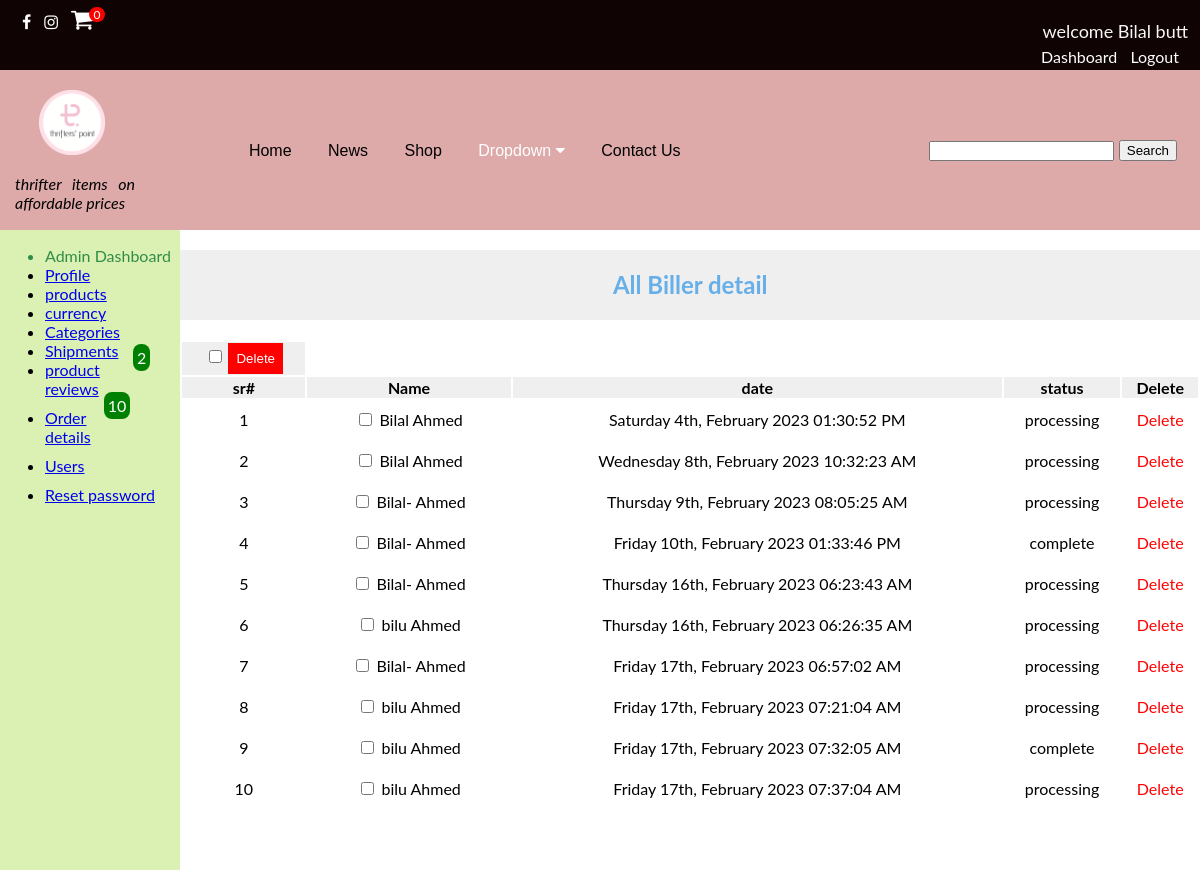
The app's page /admin/forms/customerorddet.php (signed in) with its own data.
### tables this page shows
CREATE TABLE `site_info` (
  `id` int(11) NOT NULL,
  `sitelogo` varchar(255) NOT NULL DEFAULT 'sitelogo.png',
  `tagline` varchar(255) NOT NULL DEFAULT 'saifi logos'
);

CREATE TABLE `biller_info` (
  `id` int(11) NOT NULL,
  `firstname` varchar(255) NOT NULL,
  `lastname` varchar(255) NOT NULL,
  `country` varchar(255) NOT NULL,
  `address` varchar(255) NOT NULL,
  `city` varchar(255) NOT NULL,
  `postcode` tinyint(15) NOT NULL,
  `phone` text NOT NULL,
  `email` varchar(255) NOT NULL,
  `date` varchar(255) NOT NULL,
  `status` varchar(255) NOT NULL DEFAULT 'processing'
);

### admin/forms/customerorddet.php (the view, shortened to what this page needs)
<?php
require_once(dirname(dirname(dirname(__FILE__))) . '/Database/database.php');
?>
<!DOCTYPE html>
<html lang="en">
<head>
    <link rel="stylesheet" href="https://cdnjs.cloudflare.com/ajax/libs/font-awesome/4.7.0/css/font-awesome.min.css">
    <link rel="stylesheet" href="../../css/style.css">
    <link rel="stylesheet" href="../admin.css">
    <link rel="stylesheet" href="https://unpkg.com/purecss@2.0.6/build/pure-min.css">
</head>
<body>
    <div class="topbar">
        <?php require_once(dirname(dirname(dirname(__FILE__))) . '/inc/topbar.php'); ?>
    </div>
    <div class="header">
        <header>
            <?php require_once(dirname(dirname(dirname(__FILE__))) . '/inc/header.php'); ?>
        </header>
    </div>
    <div class="rows">
        <div class="adminsidenav">
            <?php require '../admindashboard.php'; ?>
        </div>
        <?php
        $n = 1;
        $sql = "SELECT * from  biller_info";
        $result = mysqli_query($conn, $sql) or die("database error:" . mysqli_error($conn));
        if ($result->num_rows > 0) {
            ?>
            <div style=width:100%; class="shopdisplay">
                <h2>All Biller detail</h2>
                <form method="post" action="customerorddet.php">
                    <table style=width:100%>
                        <thead>
                            <th><input id='checkAll' type="checkbox" /> <button
                                    style=color:white;background:red;padding:8px;border:none;cursor:pointer; name="del-btn"
                                    class="saifidelbtn">Delete</button></th>
                            <tr>
                                <th>sr#</th>
                                <th>Name</th>
                                <th>date</th>
                                <th>status</th>
                                <th>Delete</th>
                            </tr>
                        </thead>
                        <?php
                        foreach ($result as $results) {
                            ?>
                            <tbody>
                                <tr>
                                    <td>
                                        <?php echo $n++; ?>
                                    </td>
                                    <td style=padding:10px><a style=text-decoration:none;color:black;
                                            href="customerbilldet.php?order=<?php echo $results['date'] ?>"><input id="checkItem"
                                                type="checkbox" name="delete[]" value="<?php echo $results['date'] ?>"> <?php
                                                  echo $results['firstname'] ?>         <?php echo $results['lastname'] ?></a></td>
                                    <td><a style=text-decoration:none;color:black
                                            href="customerbilldet.php?order=<?php echo $results['date'] ?>"><?php echo date('l jS, F Y h:i:s A', $results['date']) ?></a></td>
                                    <td><a style=text-decoration:none;color:black
                                            href="customerbilldet.php?order=<?php echo $results['date'] ?>"><?php echo $results['status'] ?></a></td>
                                    <td><a style=color:red;text-decoration:none
                                            href="customerorddet.php?id=<?php echo $results['date'] ?>">Delete</a></td>
                                </tr>
                            </tbody>
                            <?php
                        }
                        ?>
                    </table>
                </form>
                <?php
        } else {
            echo "<p style=color:red;padding:5px;margin-left:3px;width:100%;height:50%;background:lightgray;text-align:center> No order placed yet</p>";
        }
        ?>
        </div>
    </div>
</body>
</html>

### inc/topbar.php (shortened to what this page needs)
<?php
$countcart =0;
?>
<div class="socialicon">
    <a href="#" class="fa fa-facebook"></a>
    <a href="#" class="fa fa-instagram"></a>
    <a href="http://localhost/webapp/pages/cart.php"><i class="fa fa-cart" style="font-size:24px">&#xf07a;</i></a>
    <span class='badge badge-warning' id='lblCartCount'><?php echo $countcart;?></span>
</div>
<div class="authnav">
<?php
if(isset($_SESSION['username']) && !empty($_SESSION['username']) )
{
?>
<div class ="welcomenote"> <?php echo "welcome  ".($_SESSION['username'])?></div>
<?php if(($_SESSION['role'])=='admin'){
     echo '<a href="http://localhost/webapp/admin/controlpanel.php">Dashboard</a>
           <a href="http://localhost/webapp/auth/logout.php">Logout</a>';
}elseif(($_SESSION['role'])=='subscriber'){
    echo '<a href="http://localhost/webapp/customer/customer.php">Dashboard</a>
           <a href="http://localhost/webapp/auth/logout.php">Logout</a>';
}
   elseif(($_SESSION['role'])!='admin'){
echo '<a href="http://localhost/webapp/auth/logout.php">Logout</a>';
}
     }else{
      echo '<a href="http://localhost/webapp/auth/login.php">Login</a>
     <a href="http://localhost/webapp/auth/registration.php">Register</a>';
     }
 ?>
</div>

### inc/header.php (shortened to what this page needs)
<?php
require_once(dirname(dirname(__FILE__)) . '/Database/database.php');
?>
<div class="headercontaianer">
<div class="collapsemenu" >
<div class="sitelogo">
<?php $actual_link = 'http://'.$_SERVER['HTTP_HOST'].$_SERVER['PHP_SELF'];?>
<?php
$q = "SELECT * from site_info";
$result = mysqli_query($conn, $q) or die(mysqli_error($conn));
$results=mysqli_fetch_array($result);
if($actual_link != "http://localhost/webapp/admin/forms/addproduct.php"
  && $actual_link != "http://localhost/webapp/admin/forms/allproducts.php"
  && $actual_link != "http://localhost/webapp/admin/forms/editproduct.php"
  && $actual_link != "http://localhost/webapp/admin/forms/productimggallery.php"
  && $actual_link != "http://localhost/webapp/admin/forms/addgalleryimages.php"
  && $actual_link != "http://localhost/webapp/admin/forms/addnewcat.php"
  && $actual_link != "http://localhost/webapp/admin/forms/editcategory.php"
  && $actual_link != "http://localhost/webapp/admin/forms/reviews.php"
  && $actual_link != "http://localhost/webapp/admin/forms/customerorddet.php"
  && $actual_link != "http://localhost/webapp/admin/forms/customerbilldet.php"
  && $actual_link != "http://localhost/webapp/admin/forms/users.php"
  && $actual_link != "http://localhost/webapp/admin/forms/edituser.php"
  && $actual_link != "http://localhost/webapp/admin/forms/currency.php"
  && $actual_link != "http://localhost/webapp/admin/forms/siteinfo.php"
  && $actual_link != "http://localhost/webapp/admin/forms/allproductedit.php"
  && $actual_link != "http://localhost/webapp/admin/forms/shipment.php"
  && $actual_link != "http://localhost/webapp/admin/forms/adminprofile.php"
  && $actual_link != "http://localhost/webapp/admin/forms/retypepassword.php"){
echo '<a href="http://localhost/webapp/pages/home.php" ><img  class="logoimage" src="../images/'.$results['sitelogo'].'"></a>';
  echo '<p style=display:block;margin-left:15px;font-style:italic;width:120px;> '.$results['tagline'].' </p>';
}else{
  echo '<a href="http://localhost/webapp/pages/home.php" ><img  class="logoimage" src="../../images/'.$results['sitelogo'].'"></a>';
  echo '<p style=margin-left:15px;font-style:italic;width:120px> '.$results['tagline'].' </p>';
}
?>
</div>
<div class="navbar">
<a href="http://localhost/webapp/pages/home.php">Home</a>
<a href="http://localhost/webapp/pages/news.php">News</a>
<a href="http://localhost/webapp/pages/shop.php">Shop</a>
  <div class="dropdown">
    <button class="dropbtn">Dropdown
      <i class="fa fa-caret-down"></i>
    </button>
   </div>
   <a href="http://localhost/webapp/pages/contactus.php">Contact Us</a>
<div class="searchbar">
<form action="<?php echo 'http://localhost/webapp/pages/search.php' ?>" method="GET">
    <input style= height:20px type="text" name="search" required >
    <button  type="Submit" name="searchsubmit">Search</button>
</form>
</div>
</div>

### admin/admindashboard.php (shortened to what this page needs)
<?php require_once(dirname(dirname(__FILE__)). '/Database/database.php'); ?>
<?php
$countreview=0;
$q = "SELECT COUNT(*) FROM review_table";
$result=mysqli_query($conn, $q);
while($row = mysqli_fetch_array($result)){
     $countreview= $row['COUNT(*)'];
    }
    $q = "SELECT COUNT(*) FROM biller_info";
    $result=mysqli_query($conn, $q);
    while($row = mysqli_fetch_array($result)){
         $countorders= $row['COUNT(*)'];
        }
?>
       <div class=" pure-menu custom-display">
        <ul class="pure-menu-list">
            <li class="pure-menu-heading">
                Admin Dashboard
            </li>
        <li class="pure-menu-item">
            <a href="http://localhost/webapp/admin/forms/adminprofile.php" class="pure-menu-link">
                Profile
            </a>
        </li>
            <li class="pure-menu-item
                       pure-menu-has-children
                       pure-menu-allow-hover">
                <a href="#"
                   class="pure-menu-link">
                    products
                </a>
            </li>
            <li class="pure-menu-item">
            <a href="http://localhost/webapp/admin/forms/currency.php" class="pure-menu-link">
                currency
            </a>
        </li>
            <li class="pure-menu-item" >
                <a href="http://localhost/webapp/admin/forms/addnewcat.php"
                   class="pure-menu-link">
                    Categories
                </a>
            </li>
            <li class="pure-menu-item">
                <a href="http://localhost/webapp/admin/forms/shipment.php"
                   class="pure-menu-link">
                    Shipments
                </a>
            </li>
            <li class="pure-menu-item">
                <a href="http://localhost/webapp/admin/forms/reviews.php"
                   class="pure-menu-link">
                   <?php
                   if($countreview!=0){
                   echo '<p style=color:red;float:right;margin-right:30px;margin-top:-16px;background:green;color:white;border-radius:8px;padding:4px
                   > '.$countreview.'</P>';
                   }
                   ?>
                    product reviews
                   </a>
            </li>
            <li style=margin-top:10px !important class="pure-menu-item">
                <a href="http://localhost/webapp/admin/forms/customerorddet.php"
                   class="pure-menu-link">
                   <?php
                   if($countorders!=0){
                       echo '<p style=color:red;float:right;margin-right:50px;margin-top:-16px;background:green;color:white;border-radius:8px;padding:4px
                   > ' . $countorders . '</P>';
                   }
                   ?>
                    Order details
                </a>
            </li>
            <li style=margin-top:10px !important class="pure-menu-item">
            <a href="http://localhost/webapp/admin/forms/users.php" class="pure-menu-link">
                Users
            </a>
        </li>
        <li style=margin-top:10px !important class="pure-menu-item">
            <a href="http://localhost/webapp/admin/forms/retypepassword.php" class="pure-menu-link">
                Reset password
            </a>
        </li>
</ul>
    </div>

### css/style.css (style rules this page uses)
body { width:100%; text-align: justify; display: block; padding: 0; margin: 0; }
h1,h2,h3,h4 { text-align: center; padding-top: 10px; }
.header { height: 160px; background-color: rgba(221, 167, 167, 0.977); }
img.logoimage { width: 80px; margin-left: 25px; padding-top: 20px; padding-left: 14px; }
.searchbar { display: inline; margin-top: 32px; margin-right: 23px; float: right; }
body { font-family: "Lato", sans-serif; transition: background-color .5s; }
* { box-sizing: border-box; }
div.rows { display: inline-flex; width: 100%; }
.navbar { overflow: hidden; display: block; text-align: center; margin-top: -120px; font-family: Arial, Helvetica, sans-serif; }
.navbar a { font-size: 16px; display: inline-flex; color: rgb(0, 0, 0); text-align: center; padding: 14px 16px; margin-top: 15px; text-decoration: none; }
.dropdown { text-align: center; display: inline-flex; margin-top: 20px; }
.dropdown .dropbtn { font-size: 16px; border: none; outline: none; color: white; padding: 14px 16px; background-color: inherit; font: inherit; margin: 0; cursor: pointer; }
.topbar { background-color: #100303; margin-top: -12px; }
.authnav { text-align-last: right; margin-top: -20px; padding-bottom: 4px; padding-top: 2px; padding-right: 12PX; }
.authnav a { text-decoration: none; color:white; padding-top: 5px; padding-right: 9px; }
.socialicon { margin-left: 15px; text-decoration: none; margin-top: 12px; padding: 7px }
.socialicon a { text-decoration: none; color:white; padding-top: 5px; padding-right: 9px; }
div.welcomenote { color: rgb(248, 248, 248); font-size: 18px; padding-bottom: 5px; }
table, th, tr { text-align: center; }
h2 { text-align: center; color: #66afe9; background-color: #efefef; padding: 2%; }
table th { background-color: #efefef; }
.badge { padding-left: 9px; padding-right: 9px; -webkit-border-radius: 9px; -moz-border-radius: 9px; border-radius: 9px; }
#lblCartCount { font-size: 12px; background: #ff0000; color: #fff; padding: 0 5px; vertical-align: top; margin-left: -18px; }

### admin/admin.css (style rules this page uses)
.adminsidenav { display: block; background: rgb(219, 240, 179); height:40rem; }
.pure-menu-heading { color: #308d46; }
.custom-display { display: inline-block; height: unset; margin-left: 5px; }
div.rows { display: inline-flex; width: 100%; }

### records on screen
site_info: sitelogo (picture), tagline "thrifter items on affordable prices"
biller_info: firstname "Bilal", lastname "Ahmed", date "Saturday 4th, February 2023 01:30:52 PM", status "processing"
biller_info: firstname "Bilal", lastname "Ahmed", date "Wednesday 8th, February 2023 10:32:23 AM", status "processing"
biller_info: firstname "Bilal-", lastname "Ahmed", date "Thursday 9th, February 2023 08:05:25 AM", status "processing"
biller_info: firstname "Bilal-", lastname "Ahmed", date "Friday 10th, February 2023 01:33:46 PM", status "complete"
biller_info: firstname "Bilal-", lastname "Ahmed", date "Thursday 16th, February 2023 06:23:43 AM", status "processing"
biller_info: firstname "bilu", lastname "Ahmed", date "Thursday 16th, February 2023 06:26:35 AM", status "processing"
biller_info: firstname "Bilal-", lastname "Ahmed", date "Friday 17th, February 2023 06:57:02 AM", status "processing"
biller_info: firstname "bilu", lastname "Ahmed", date "Friday 17th, February 2023 07:21:04 AM", status "processing"
biller_info: firstname "bilu", lastname "Ahmed", date "Friday 17th, February 2023 07:32:05 AM", status "complete"
biller_info: firstname "bilu", lastname "Ahmed", date "Friday 17th, February 2023 07:37:04 AM", status "processing"

### other values on screen
$countcart "0"
$_SESSION['username'] "Bilal butt"
$countreview "2"
$countorders "10"
